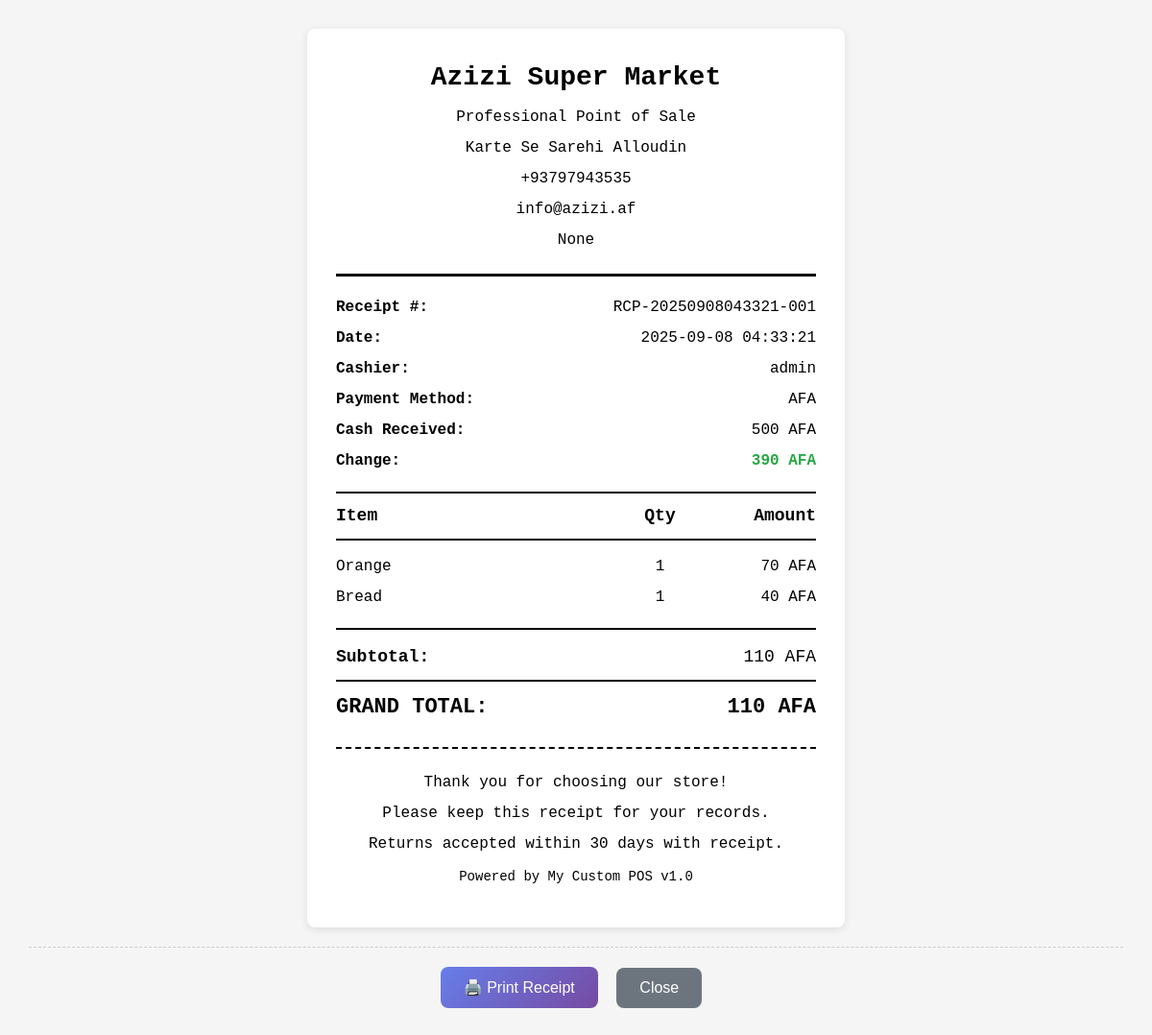
Screenshot of /print_receipt/10 (signed in) with the database file from the repository.
### app.py (models this page shows, shortened)
class Branding(db.Model):
    id = db.Column(db.Integer, primary_key=True)
    app_name = db.Column(db.String(100), nullable=False, default='POS System')
    app_subtitle = db.Column(db.String(200), nullable=True, default='Professional Point of Sale')
    business_name = db.Column(db.String(200), nullable=True)
    business_address = db.Column(db.String(500), nullable=True)
    business_phone = db.Column(db.String(50), nullable=True)
    business_email = db.Column(db.String(100), nullable=True)
    tax_id = db.Column(db.String(50), nullable=True)
    primary_color = db.Column(db.String(7), nullable=False, default='#6366f1')  # Hex color
    secondary_color = db.Column(db.String(7), nullable=False, default='#8b5cf6')
    accent_color = db.Column(db.String(7), nullable=False, default='#10b981')
    background_color = db.Column(db.String(7), nullable=False, default='#ffffff')
    text_color = db.Column(db.String(7), nullable=False, default='#1f2937')
    logo_url = db.Column(db.String(500), nullable=True)
    favicon_url = db.Column(db.String(500), nullable=True)
    font_family = db.Column(db.String(100), nullable=False, default='Inter')
    footer_text = db.Column(db.String(500), nullable=True, default='Thank you for your business!')
    receipt_return_policy = db.Column(db.String(500), nullable=True, default='For exchanges/returns, present this receipt within 30 days.')
    receipt_header_title = db.Column(db.String(100), nullable=True, default='RECEIPT')
    receipt_number_label = db.Column(db.String(50), nullable=True, default='Receipt #:')
    date_label = db.Column(db.String(50), nullable=True, default='Date:')
    cashier_label = db.Column(db.String(50), nullable=True, default='Cashier:')
    payment_method_label = db.Column(db.String(50), nullable=True, default='Payment Method:')
    cash_received_label = db.Column(db.String(50), nullable=True, default='Cash Received:')
    change_label = db.Column(db.String(50), nullable=True, default='Change:')
    currency_symbol = db.Column(db.String(10), nullable=True, default='AFA')
    item_header = db.Column(db.String(50), nullable=True, default='Item')
    quantity_header = db.Column(db.String(50), nullable=True, default='Qty')
    amount_header = db.Column(db.String(50), nullable=True, default='Amount')
    subtotal_label = db.Column(db.String(50), nullable=True, default='Subtotal:')
    discount_label = db.Column(db.String(50), nullable=True, default='Discount')
    total_label = db.Column(db.String(50), nullable=True, default='TOTAL:')
    records_message = db.Column(db.String(200), nullable=True, default='Please keep this receipt for your records.')
    powered_by_label = db.Column(db.String(50), nullable=True, default='Powered by')
    version_text = db.Column(db.String(20), nullable=True, default='v1.0')
    created_at = db.Column(db.DateTime, default=lambda: datetime.now(timezone.utc))
    updated_at = db.Column(db.DateTime, default=lambda: datetime.now(timezone.utc), onupdate=lambda: datetime.now(timezone.utc))

class Sale(db.Model):
    id = db.Column(db.Integer, primary_key=True)
    user_id = db.Column(db.Integer, db.ForeignKey('user.id'), nullable=False)
    total_amount = db.Column(db.Float, nullable=False)
    discount_percent = db.Column(db.Float, default=0)
    discount_amount = db.Column(db.Float, default=0)
    final_amount = db.Column(db.Float, nullable=False)
    profit = db.Column(db.Float, nullable=False)
    receipt_number = db.Column(db.String(20), unique=True, nullable=False)
    cash_received = db.Column(db.Float, nullable=True)
    change_amount = db.Column(db.Float, nullable=True)
    created_at = db.Column(db.DateTime, default=lambda: datetime.now(timezone.utc))
    user = db.relationship('User', backref=db.backref('sales', lazy=True))
    items = db.relationship('SaleItem', backref='sale', lazy=True)

class User(UserMixin, db.Model):
    id = db.Column(db.Integer, primary_key=True)
    username = db.Column(db.String(80), unique=True, nullable=False)
    password_hash = db.Column(db.String(128), nullable=False)
    role = db.Column(db.String(20), nullable=False)  # 'admin' or 'cashier'
    secret_question = db.Column(db.String(200), nullable=True)
    secret_answer = db.Column(db.String(200), nullable=True)
    created_at = db.Column(db.DateTime, default=lambda: datetime.now(timezone.utc))

class SaleItem(db.Model):
    id = db.Column(db.Integer, primary_key=True)
    sale_id = db.Column(db.Integer, db.ForeignKey('sale.id'), nullable=False)
    item_id = db.Column(db.Integer, db.ForeignKey('item.id'), nullable=False)
    quantity = db.Column(db.Integer, nullable=False)
    unit_price = db.Column(db.Float, nullable=False)
    total_price = db.Column(db.Float, nullable=False)
    item = db.relationship('Item', backref=db.backref('sale_items', lazy=True))

class Item(db.Model):
    id = db.Column(db.Integer, primary_key=True)
    name = db.Column(db.String(100), nullable=False)
    buying_price = db.Column(db.Float, nullable=False)
    selling_price = db.Column(db.Float, nullable=False)
    quantity = db.Column(db.Integer, nullable=False)
    barcode = db.Column(db.String(50), unique=True, nullable=False)
    sold_quantity = db.Column(db.Integer, default=0)
    category_id = db.Column(db.Integer, db.ForeignKey('category.id'), nullable=True)
    expiry_date = db.Column(db.Date, nullable=True)
    created_at = db.Column(db.DateTime, default=lambda: datetime.now(timezone.utc))

### app.py (the view)
@app.route('/print_receipt/<int:sale_id>')
@login_required
def print_receipt(sale_id):
    if not has_permission(current_user, 'view_sales'):
        flash('Access denied. You do not have permission to view sales.', 'error')
        return redirect(url_for('dashboard'))
    sale = Sale.query.get_or_404(sale_id)
    cash_received = sale.cash_received
    change_amount = sale.change_amount
    try:
        branding_settings = Branding.query.first()
        if not branding_settings:
            branding_settings = Branding()
    except Exception as e:
        print(f"Error querying branding table: {e}")
        branding_settings = type('Branding', (), {
            'app_name': 'POS System',
            'app_subtitle': 'Professional Point of Sale',
            'business_name': 'Azizi SuperStore',
            'business_address': 'سرای علاوالدین، کابل، افغانستان',
            'business_phone': '+93799996645',
            'business_email': 'info@azizi.af',
            'tax_id': 'AF-123456789',
            'primary_color': '#6366f1',
            'secondary_color': '#8b5cf6',
            'accent_color': '#10b981',
            'background_color': '#ffffff',
            'text_color': '#1f2937',
            'logo_url': 'https://azizi.af/logo.png',
            'favicon_url': 'https://azizi.af/favicon.ico',
            'font_family': 'Inter',
            'footer_text': 'Thank you for shopping with us!',
            'receipt_return_policy': 'For exchanges/returns, present this receipt within 30 days with original packaging.'
        })()
    return render_template('receipt.html', sale=sale, cash_received=cash_received, change_amount=change_amount, branding=branding_settings)

### app.py (called while the page is built)
def has_permission(user, permission):
    if not user or not user.is_authenticated:
        return False
    user_permissions = ROLE_PERMISSIONS.get(user.role, [])
    return permission in user_permissions

@login_manager.user_loader
def load_user(user_id):
    return db.session.get(User, int(user_id))

### templates/receipt.html (shortened to what this page needs)
<!DOCTYPE html>
<html lang="en">
<head>
</head>
<body>
<div class="receipt-container">
    <div style="text-align: center; border-bottom: 3px solid #000; padding-bottom: 15px; margin-bottom: 20px;">
        <h1 style="margin: 0; font-size: 28px; font-weight: bold;">{{ branding.business_name or branding.app_name or 'POS SYSTEM' }}</h1>
        <p style="margin: 8px 0; font-size: 16px;">{{ branding.app_subtitle or 'Professional Point of Sale' }}</p>
        {% if branding.business_address %}
        <p style="margin: 8px 0; font-size: 16px;">{{ branding.business_address }}</p>
        {% endif %}
        {% if branding.business_phone %}
        <p style="margin: 8px 0; font-size: 16px;">{{ branding.business_phone }}</p>
        {% endif %}
        {% if branding.business_email %}
        <p style="margin: 8px 0; font-size: 16px;">{{ branding.business_email }}</p>
        {% endif %}
        {% if branding.tax_id %}
        <p style="margin: 8px 0; font-size: 16px;">{{ branding.tax_id }}</p>
        {% endif %}
    </div>
    <div style="margin-bottom: 20px;">
        <div style="display: flex; justify-content: space-between; margin-bottom: 8px;">
            <span style="font-size: 16px;"><strong>{{ branding.receipt_number_label or 'Receipt #:' }}</strong></span>
            <span style="font-size: 16px;">{{ sale.receipt_number }}</span>
        </div>
        <div style="display: flex; justify-content: space-between; margin-bottom: 8px;">
            <span style="font-size: 16px;"><strong>{{ branding.date_label or 'Date:' }}</strong></span>
            <span style="font-size: 16px;">{{ sale.created_at.strftime('%Y-%m-%d %H:%M:%S') }}</span>
        </div>
        <div style="display: flex; justify-content: space-between; margin-bottom: 8px;">
            <span style="font-size: 16px;"><strong>{{ branding.cashier_label or 'Cashier:' }}</strong></span>
            <span style="font-size: 16px;">{{ sale.user.username }}</span>
        </div>
        <div style="display: flex; justify-content: space-between; margin-bottom: 8px;">
            <span style="font-size: 16px;"><strong>{{ branding.payment_method_label or 'Payment Method:' }}</strong></span>
            <span style="font-size: 16px;">{{ branding.currency_symbol or 'AFA' }}</span>
        </div>
        {% if cash_received %}
        <div style="display: flex; justify-content: space-between; margin-bottom: 8px;">
            <span style="font-size: 16px;"><strong>{{ branding.cash_received_label or 'Cash Received:' }}</strong></span>
            <span style="font-size: 16px;">{{ "{:,.0f}".format(cash_received) }} {{ branding.currency_symbol or 'AFA' }}</span>
        </div>
        {% endif %}
        {% if change_amount and change_amount > 0 %}
        <div style="display: flex; justify-content: space-between; margin-bottom: 8px;">
            <span style="font-size: 16px;"><strong>{{ branding.change_label or 'Change:' }}</strong></span>
            <span style="font-size: 16px; color: #28a745; font-weight: bold;">{{ "{:,.0f}".format(change_amount) }} {{ branding.currency_symbol or 'AFA' }}</span>
        </div>
        {% endif %}
    </div>
    <div style="border-top: 2px solid #000; border-bottom: 2px solid #000; padding: 10px 0; margin-bottom: 15px;">
        <div style="display: flex; justify-content: space-between; font-weight: bold; font-size: 18px;">
            <span style="width: 60%;">{{ branding.item_header or 'Item' }}</span>
            <span style="width: 15%; text-align: center;">{{ branding.quantity_header or 'Qty' }}</span>
            <span style="width: 25%; text-align: right;">{{ branding.amount_header or 'Amount' }}</span>
        </div>
    </div>
    <div style="margin-bottom: 20px;">
        {% for item in sale.items %}
        <div style="display: flex; justify-content: space-between; margin-bottom: 8px; font-size: 16px;">
            <span style="width: 60%; overflow: hidden; text-overflow: ellipsis; white-space: nowrap;">{{ item.item.name }}</span>
            <span style="width: 15%; text-align: center;">{{ item.quantity }}</span>
            <span style="width: 25%; text-align: right;">{{ "{:,.0f}".format(item.total_price) }} {{ branding.currency_symbol or 'AFA' }}</span>
        </div>
        {% endfor %}
    </div>
    <div style="border-top: 2px solid #000; padding-top: 15px;">
        <div style="display: flex; justify-content: space-between; margin-bottom: 10px; font-size: 18px;">
            <span><strong>{{ branding.subtotal_label or 'Subtotal:' }}</strong></span>
            <span>{{ "{:,.0f}".format(sale.total_amount) }} {{ branding.currency_symbol or 'AFA' }}</span>
        </div>
        <div style="display: flex; justify-content: space-between; margin-bottom: 10px; border-top: 2px solid #000; padding-top: 10px; font-size: 22px; font-weight: bold;">
            <span><strong>{{ branding.total_label or 'TOTAL:' }}</strong></span>
            <span><strong>{{ "{:,.0f}".format(sale.final_amount) }} {{ branding.currency_symbol or 'AFA' }}</strong></span>
        </div>
    </div>
    <div style="text-align: center; margin-top: 25px; border-top: 2px dashed #000; padding-top: 15px;">
        <p style="margin: 8px 0; font-size: 16px;">{{ branding.footer_text or 'Thank you for your business!' }}</p>
        <p style="margin: 8px 0; font-size: 16px;">{{ branding.records_message or 'Please keep this receipt for your records.' }}</p>
        <p style="margin: 8px 0; font-size: 16px;">{{ branding.receipt_return_policy or 'For exchanges/returns, present this receipt within 30 days.' }}</p>
        <p style="margin: 12px 0; font-size: 14px;">{{ branding.powered_by_label or 'Powered by' }} {{ branding.app_name or 'POS System' }} {{ branding.version_text or 'v1.0' }}</p>
    </div>
</div>
    <div class="print-button">
        <button onclick="window.print()">🖨️ Print Receipt</button>
        <button onclick="window.close()" class="close-button">Close</button>
    </div>
</body>
</html>

### templates/receipt.html (style rules this page uses)
body { font-family: 'Courier New', monospace; font-size: 16px; line-height: 1.5; margin: 0; padding: 30px; background: #f5f5f5; }
.receipt-container { max-width: 500px; margin: 0 auto; background: white; padding: 30px; box-shadow: 0 2px 8px rgba(0,0,0,0.1); border-radius: 8px; }
.print-button { text-align: center; margin-top: 20px; padding-top: 20px; border-top: 1px dashed #ccc; }
.print-button button { background: linear-gradient(135deg, #667eea, #764ba2); color: white; border: none; padding: 12px 24px; border-radius: 8px; font-size: 16px; cursor: pointer; margin-right: 10px; }
.close-button { background: #6c757d !important; }

### rows the page displays
Branding: business_name "Azizi Super Market", app_subtitle "Professional Point of Sale", business_address "Karte Se Sarehi Alloudin", business_phone "+93797943535", business_email "info@azizi.af", tax_id "None", receipt_number_label "Receipt #:", date_label "Date:", cashier_label "Cashier:", payment_method_label "Payment Method:", currency_symbol "AFA", cash_received_label "Cash Received:", change_label "Change:", item_header "Item", quantity_header "Qty", amount_header "Amount", subtotal_label "Subtotal:", total_label "GRAND TOTAL:", footer_text "Thank you for choosing our store!", records_message "Please keep this receipt for your records.", receipt_return_policy "Returns accepted within 30 days with receipt.", powered_by_label "Powered by", app_name "My Custom POS", version_text "v1.0"
Sale: receipt_number "RCP-20250908043321-001", created_at "2025-09-08 04:33:21", cash_received "500", change_amount "390", total_amount "110", final_amount "110"
User: user.username "admin"
SaleItem: item.name "Orange", quantity "1", total_price "70"
SaleItem: item.name "Bread", quantity "1", total_price "40"
